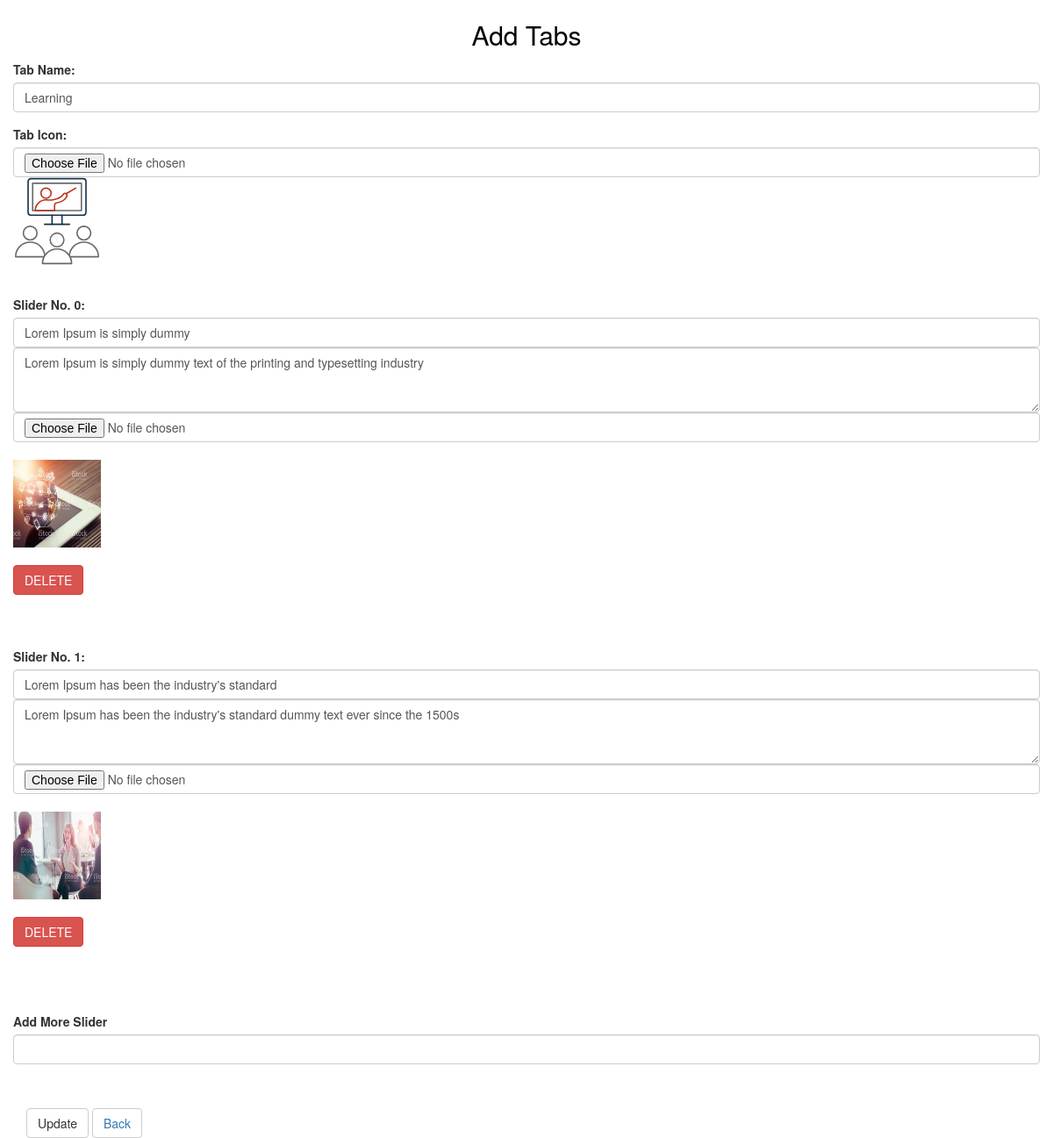
The app's page /edit.php?edit_tab=31 with its own data.
### tables this page shows
CREATE TABLE `tabs` (
  `tab_id` int(10) NOT NULL,
  `tab_name` varchar(100) NOT NULL,
  `tab_icon` varchar(200) NOT NULL,
  `tab_icon_path` varchar(200) NOT NULL,
  `no_of_slider` int(3) NOT NULL
);

CREATE TABLE `sliders` (
  `slider_id` int(20) NOT NULL,
  `tab_id` int(10) NOT NULL,
  `slider_title` varchar(100) NOT NULL,
  `slider_description` text NOT NULL,
  `slider_img` varchar(200) NOT NULL,
  `slider_img_path` varchar(200) NOT NULL
);

### edit.php (the view, shortened to what this page needs)
<?php require_once('server.php');
if (isset($_GET['edit_tab'])) {
	$tab_id=$_GET['edit_tab'];
	$rec=mysqli_query($db,"SELECT tab_id, tab_name, tab_icon, tab_icon_path, no_of_slider FROM tabs WHERE tab_id=$tab_id ORDER BY tab_id ASC");
	$record=mysqli_fetch_array($rec);
	$res=mysqli_query($db,"SELECT slider_id, slider_title, slider_description, slider_img, slider_img_path FROM sliders WHERE tab_id=$tab_id ORDER BY slider_id ASC");
}
?>
<!DOCTYPE html>
<html lang="en">
	<head>
		<link rel="stylesheet" href="https://maxcdn.bootstrapcdn.com/bootstrap/3.4.0/css/bootstrap.min.css">
		<link href="style.css" rel="stylesheet">
	</head>
	<body>
		<div class="container">
		  <h2 class="header">Add Tabs</h2>
		  <form class="form-horizontal" method="POST" action="edit.php?edit_tab=<?php echo $record['tab_id']; ?>" enctype="multipart/form-data" onsubmit="return validatorupdate(this);">
			<div class="form-group">
				<label>Tab Name:</label>
				<input type="text" class="form-control" id="name" autocomplete="off" placeholder="Tab Name" value="<?php echo $record['tab_name']; ?>" name="name" />
			</div>
			<div class="form-group">
				<label>Tab Icon:</label>
				<input type="file" class="form-control" accept=".svg" id="icon" name="icon" value="<?php echo $record['tab_icon']; ?>" onchange="read_URL(this);"/>
				<div id="dbpreview0">
					<img src="<?php echo $record['tab_icon_path']; ?>" width="100" height="100" /><br><br>
				</div>
			</div>
			<div class="form-group">
				  <?php $k=0;
					while ($row=mysqli_fetch_array($res)) { ?>
						<label>Slider No. <?php echo $k; ?>:</label>
						<input type="text" class="form-control" id="title_<?php echo $k; ?>" autocomplete="off" placeholder="Title" name="title_<?php echo $k; ?>"value="<?php echo $row['slider_title']; ?>" />
						<textarea class="form-control" id="description_<?php echo $k; ?>" name="description_<?php echo $k; ?>" placeholder="Description" rows="3"><?php echo $row['slider_description']; ?></textarea>
						<input type="file" class="form-control" accept=".jpg" id="sliderimg_<?php echo $k; ?>" name="sliderimg_<?php echo $k; ?>" onchange="readURL(this,this.id);"/><br>
						<div id="dbpreview_<?php echo $k; ?>">
							<img src="<?php echo $row['slider_img_path']; ?>" width="100" height="100" /><br><br>
						</div>
						<a class="btn btn-danger" href="server.php?del_slider=<?php echo $row['slider_id']; ?>&edit_tabid=<?php echo $record['tab_id']; ?>">DELETE</a><br><br><br><br>
				  <?php $k++;
				  } ?>
			</div>
			<div class="form-group">
				<label>Add More Slider</label>
				<input class="form-control" type="number" min="1" max="10" name="addnum" id="addnum" />&nbsp;<span id="errmsg"></span>
			</div>
			<button type="submit" name="updatetab" class="btn btn-default">Update</button>
			<button class="btn btn-default"><a href="list.php">Back</a></button>
		  </form>
		</div>
	</body>
</html>

### style.css (style rules this page uses)
h2.header { color: black; }
html, body { height: 100%; }
html { display: table; margin: auto; }
body { display: table-cell; vertical-align: middle; }
h2 { color: white; text-align: center; line-height: 1.3; }

### records on screen
tabs: name "Learning", tab_icon_path (picture)
sliders: slider_description "Lorem Ipsum is simply dummy text of the printing and typesetting industry", slider_img_path (picture)
sliders: slider_description "Lorem Ipsum has been the industry's standard dummy text ever since the 1500s", slider_img_path (picture)
